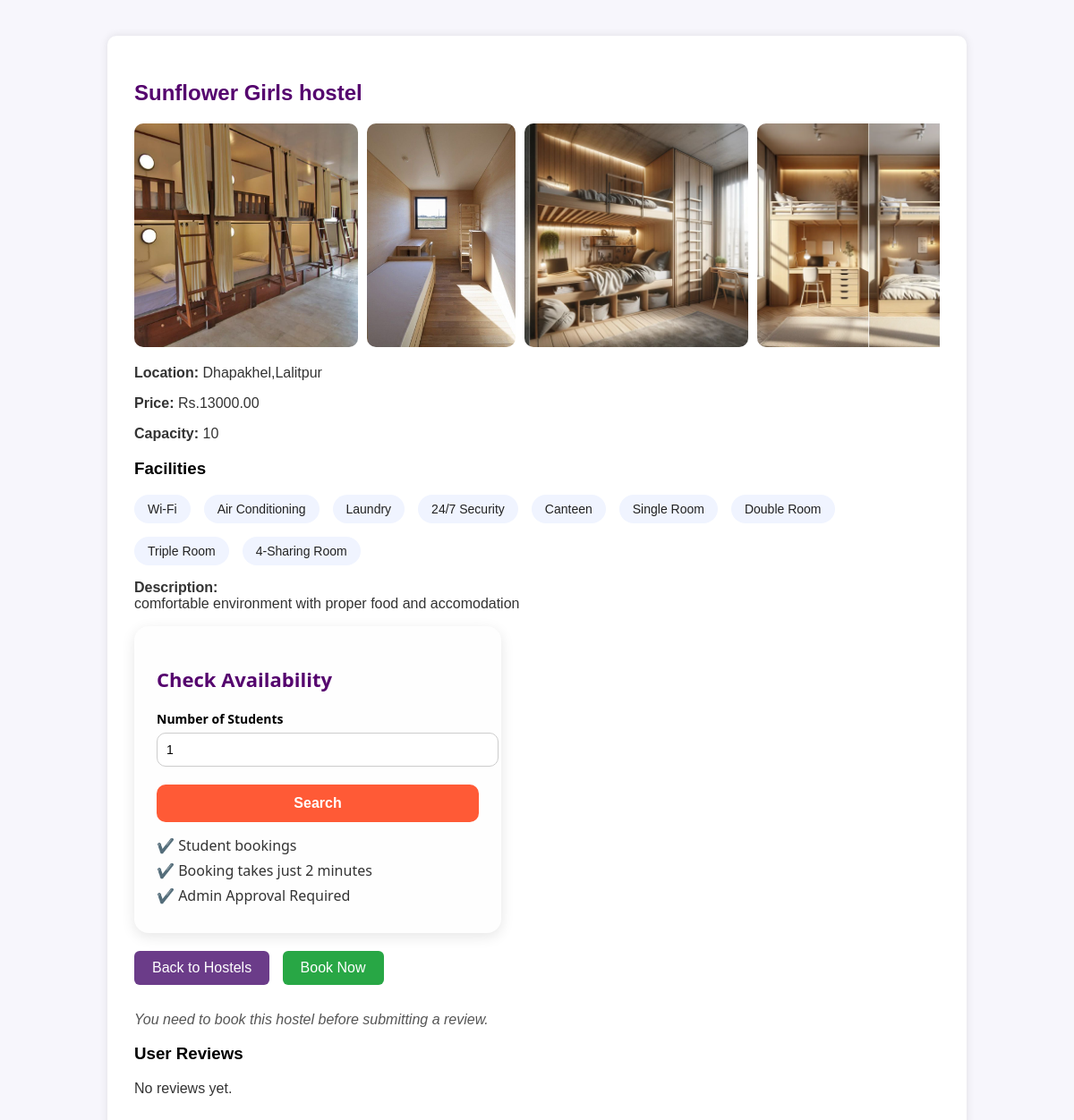
Page /hostel_detail.php?id=1 (signed in) on the committed database.
### tables this page shows
CREATE TABLE `hostels` (
  `id` int(11) NOT NULL,
  `name` varchar(255) NOT NULL,
  `location` varchar(255) NOT NULL,
  `price` decimal(10,2) NOT NULL,
  `description` text NOT NULL,
  `rating` float DEFAULT 0,
  `created_at` timestamp NOT NULL DEFAULT current_timestamp(),
  `image_url` varchar(255) DEFAULT NULL,
  `capacity` int(11) NOT NULL DEFAULT 10,
  `admin_id` int(11) DEFAULT NULL
);

CREATE TABLE `hostel_images` (
  `id` int(11) NOT NULL,
  `hostel_id` int(11) NOT NULL,
  `image_path` varchar(255) NOT NULL,
  `uploaded_at` timestamp NOT NULL DEFAULT current_timestamp()
);

### hostel_detail.php (the view, shortened to what this page needs)
<?php
require_once 'config.php';
$user_id = $_SESSION["user_id"];
$hostel_id = isset($_GET['id']) ? intval($_GET['id']) : 0;
$stmt = $conn->prepare("SELECT * FROM hostels WHERE id = ?");
$stmt->bind_param("i", $hostel_id);
$stmt->execute();
$result = $stmt->get_result();
$hostel = $result->fetch_assoc();
$image_stmt = $conn->prepare("SELECT image_path FROM hostel_images WHERE hostel_id = ?");
$image_stmt->bind_param("i", $hostel_id);
$image_stmt->execute();
$image_result = $image_stmt->get_result();
$booking_stmt = $conn->prepare("SELECT id FROM bookings WHERE user_id = ? AND hostel_id = ?");
$booking_stmt->bind_param("ii", $user_id, $hostel_id);
$booking_stmt->execute();
$has_booking = $booking_stmt->get_result()->num_rows > 0;
?>
<!DOCTYPE html>
<html>
<head>
</head>
<body>
<div class="container">
    <h2><?= htmlspecialchars($hostel['name']) ?></h2>
    <div class="hostel-images">
        <?php if ($image_result->num_rows > 0): ?>
            <?php while ($img = $image_result->fetch_assoc()): ?>
                <img src="<?= htmlspecialchars($img['image_path']) ?>" alt="Hostel Image">
            <?php endwhile; ?>
        <?php else: ?>
            <p>No images available for this hostel.</p>
        <?php endif; ?>
    </div>
    <p><strong>Location:</strong> <?= htmlspecialchars($hostel['location']) ?></p>
    <p><strong>Price:</strong> Rs.<?= $hostel['price'] ?></p>
    <p><strong>Capacity:</strong> <?= $hostel['capacity'] ?></p>
    <?php
$features = [];
$feature_stmt = $conn->prepare("
    SELECT f.name
    FROM features f
    JOIN hostel_features hf ON f.id = hf.feature_id
    WHERE hf.hostel_id = ?
");
$feature_stmt->bind_param("i", $hostel_id);
$feature_stmt->execute();
$feature_result = $feature_stmt->get_result();
while ($row = $feature_result->fetch_assoc()) {
    $features[] = $row['name'];
}
    ?>
    <?php if (!empty($features)): ?>
        <h3>Facilities</h3>
        <div style="display: flex; flex-wrap: wrap; gap: 15px; margin: 15px 0;">
            <?php foreach ($features as $feature): ?>
                <div style="background-color: #f0f4ff; color: #222; padding: 8px 15px; border-radius: 25px; font-size: 14px; font-weight: 500;">
                    <?= htmlspecialchars($feature) ?>
                </div>
            <?php endforeach; ?>
        </div>
    <?php else: ?>
        <p><strong>Facilities:</strong> Not specified</p>
    <?php endif; ?>
    <p><strong>Description:</strong><br><?= nl2br(htmlspecialchars($hostel['description'])) ?></p>
    <div class="student-availability-box">
    <h2>Check Availability</h2>
    <form method="post">
        <div class="student-fields">
            <div class="field">
                <label for="check_students">Number of Students</label>
                <input type="number" id="check_students" name="check_students" value="1" min="1" required>
            </div>
        </div>
        <button class="search-btn" type="submit" name="check_availability">Search</button>
    </form>
    <div class="student-notes">
        <p> ✔️ Student bookings</p>
        <p> ✔️ Booking takes just 2 minutes</p>
        <p> ✔️ Admin Approval Required</p>
    </div>
</div>
    <a href="hostels.php">Back to Hostels</a>
    <a href="book.php?hostel_id=<?= $hostel['id'] ?>" class="book-button" style="text-decoration:none; padding: 10px 20px; background:#28a745; color:#fff; border-radius:6px;">
    Book Now
</a>
    <?php
    $reviews_stmt = $conn->prepare("SELECT r.rating, r.review, r.created_at, u.name FROM hostel_reviews r JOIN users u ON r.user_id = u.id WHERE r.hostel_id = ? ORDER BY r.created_at DESC");
    $reviews_stmt->bind_param("i", $hostel_id);
    $reviews_stmt->execute();
    $reviews = $reviews_stmt->get_result();
    ?>
    <?php if ($has_booking): ?>
        <h3>Submit Your Review</h3>
        <form method="post">
            <label for="rating">Rating (optional):</label><br>
            <select name="rating" id="rating">
                <option value="">-- No Rating --</option>
                <?php
                $user_rating = null;
                if (isset($existing['rating'])) {
                    $user_rating = $existing['rating'];
                }
                for ($i = 0.5; $i <= 5.0; $i += 0.5):
                    $i_rounded = round($i, 1);
                    $selected = ($user_rating == $i_rounded) ? 'selected' : '';
                ?>
                    <option value="<?= $i_rounded ?>" <?= $selected ?>><?= $i_rounded ?></option>
                <?php endfor; ?>
            </select><br><br>
            <label for="review">Your Review:</label><br>
            <textarea name="review" id="review" rows="4" cols="50" placeholder="Write something..."><?= isset($existing['review']) ? htmlspecialchars($existing['review']) : '' ?></textarea><br><br>
            <button type="submit">Submit Review</button>
        </form>
    <?php else: ?>
        <p style="margin-top: 30px; font-style: italic; color: #555;">
            You need to book this hostel before submitting a review.
        </p>
    <?php endif; ?>
    <h3>User Reviews</h3>
    <?php if ($reviews->num_rows > 0): ?>
        <?php while ($review = $reviews->fetch_assoc()): ?>
            <div style="border-bottom: 1px solid #ddd; margin-bottom: 15px; padding-bottom: 10px;">
                <p><strong><?= htmlspecialchars($review['name']) ?></strong> <em>(<?= htmlspecialchars($review['created_at']) ?>)</em></p>
                <p>Rating: <?= $review['rating'] ? htmlspecialchars($review['rating']) : 'No rating' ?></p>
                <p><?= nl2br(htmlspecialchars($review['review'])) ?></p>
            </div>
        <?php endwhile; ?>
    <?php else: ?>
        <p>No reviews yet.</p>
    <?php endif; ?>
</div>
</body>
</html>

### hostel_detail.php (style rules this page uses)
body { font-family: Arial, sans-serif; background: #f7f6fc; margin: 0; padding: 0; }
.container { max-width: 900px; margin: 40px auto; background: white; border-radius: 10px; padding: 30px; box-shadow: 0 0 10px rgba(0,0,0,0.1); }
h2 { color:rgb(85, 3, 110); }
.hostel-images { display: flex; gap: 10px; overflow-x: auto; margin-bottom: 20px; }
.hostel-images img { height: 250px; border-radius: 10px; object-fit: cover; }
p { font-size: 16px; color: #333; }
a { display: inline-block; margin-top: 20px; text-decoration: none; background: #6b3c89; color: white; padding: 10px 20px; border-radius: 6px; }
.book-button { background: #28a745; margin-left: 10px; }
.student-availability-box { background: #fefefe; border-radius: 16px; box-shadow: 0 4px 15px rgba(0, 0, 0, 0.1); padding: 25px; max-width: 360px; font-family: 'Segoe UI', sans-serif; }
.student-availability-box h2 { font-size: 22px; font-weight: 700; margin-bottom: 20px; }
.student-fields { display: flex; flex-direction: column; margin-bottom: 20px; }
.field { width: 100%; }
.field label { font-size: 14px; font-weight: 600; margin-bottom: 6px; display: block; }
.field input { width: 100%; padding: 10px; border: 1px solid #ccc; border-radius: 10px; font-size: 14px; }
.search-btn { background-color: #ff5a36; color: white; padding: 12px; width: 100%; font-size: 16px; font-weight: bold; border: none; border-radius: 10px; cursor: pointer; transition: background 0.3s; }
.student-notes { margin-top: 15px; font-size: 14px; color: #555; }
.student-notes p { margin: 6px 0; }

### rows in the picture
hostels: name "Sunflower Girls hostel", location "Dhapakhel,Lalitpur", price "13000.00", capacity "10", description "comfortable environment with proper food and accomodation"
hostel_images: image_path (picture)
hostel_images: image_path (picture)
hostel_images: image_path (picture)
hostel_images: image_path (picture)

### other values in the picture
$feature "Wi-Fi"
$feature "Air Conditioning"
$feature "Laundry"
$feature "24/7 Security"
$feature "Canteen"
$feature "Single Room"
$feature "Double Room"
$feature "Triple Room"
$feature "4-Sharing Room"
